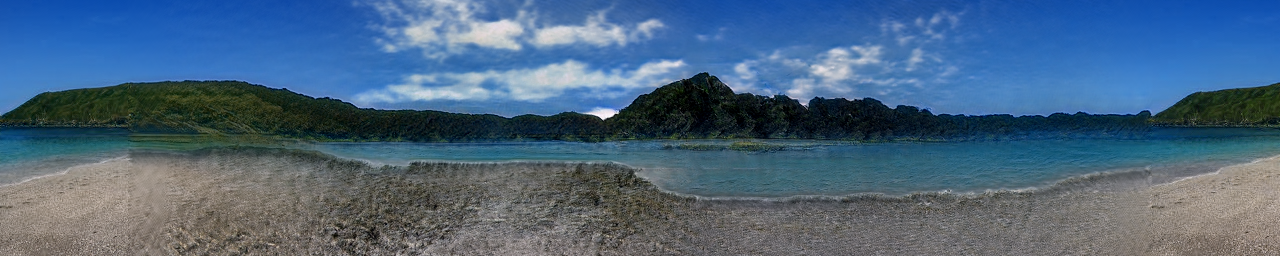
#> input picture infinityGAN/assets/cyclic_supp/000001.png, 1280 x 256 px; its folder holds only this picture in this run
$ python label_cyclic.py
#> lines starting #> are read from the running program, lines starting #| are printed output that depends on the picture; after the words box and inside, x2 and y2 are one past the last pixel; in counts of white or black regions, pixels touching at a corner belong together
import os
from glob import glob
import matplotlib.pyplot as plt

inplace = True
ps = [p for p in glob("./*.png") if "composed" not in p]

for p in ps:
    im = plt.imread(p)[:, :, :3]

    # Left Bbox
    im[:, :1, :] = 0
    im[:, :1, 0] = 1
    im[:, 127:128, :] = 0
    im[:, 127:128, 0] = 1
    im[:1, :128, :] = 0
#> im: shape (256, 1280, 3) float32; mean R, G, B 0.293, 0.396, 0.498
    im[:1, :128, 0] = 1
#> im: shape (256, 1280, 3) float32; mean R, G, B 0.293, 0.396, 0.498
    im[-1:, :128, :] = 0
#> im: shape (256, 1280, 3) float32; mean R, G, B 0.293, 0.396, 0.498
    im[-1:, :128, 0] = 1
#> im: shape (256, 1280, 3) float32; mean R, G, B 0.293, 0.396, 0.498

    # Right Bbox
    im[:, -1:, :] = 0
    im[:, -1:, 0] = 1
    im[:, -128:-127, :] = 0
    im[:, -128:-127, 0] = 1
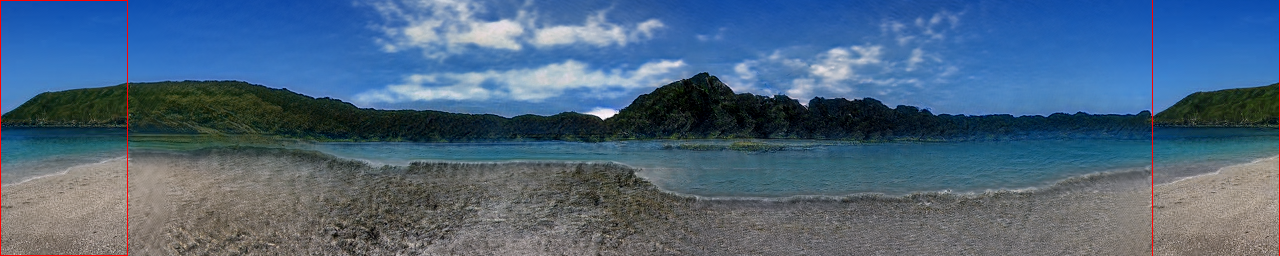
#> im: shape (256, 1280, 3) float32; mean R, G, B 0.294, 0.395, 0.497
    im[:1, -128:, :] = 0
#> im: shape (256, 1280, 3) float32; 0.04% of pixels changed, all inside (x1, y1, x2, y2) = (1152, 0, 1280, 1)
    im[:1, -128:, 0] = 1
#> im: shape (256, 1280, 3) float32; mean R, G, B 0.295, 0.395, 0.497
    im[-1:, -128:, :] = 0
#> im: shape (256, 1280, 3) float32; mean R, G, B 0.295, 0.395, 0.497
    im[-1:, -128:, 0] = 1
#> im: shape (256, 1280, 3) float32; mean R, G, B 0.295, 0.395, 0.497

    if inplace:
        plt.imsave(p, im)
    else:
        plt.imsave("_"+os.path.basename(p), im)

$ run again, on infinityGAN/assets/cyclic_supp/000152.png
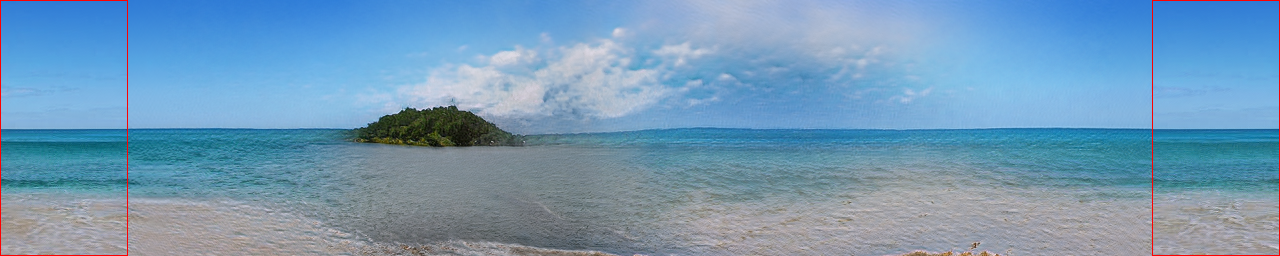
#> input picture infinityGAN/assets/cyclic_supp/000152.png, 1280 x 256 px
#> `im[:, -128:-127, :] = 0`:
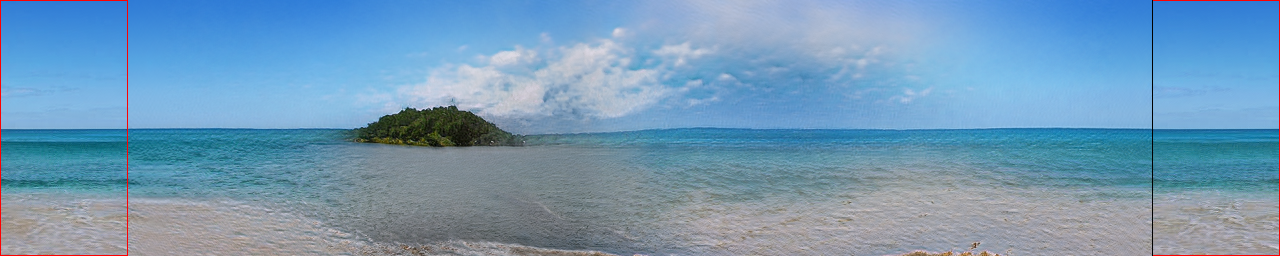
#> im: shape (256, 1280, 3) float32; mean R, G, B 0.45, 0.603, 0.72

$ run again, on infinityGAN/assets/cyclic_supp/000197.png
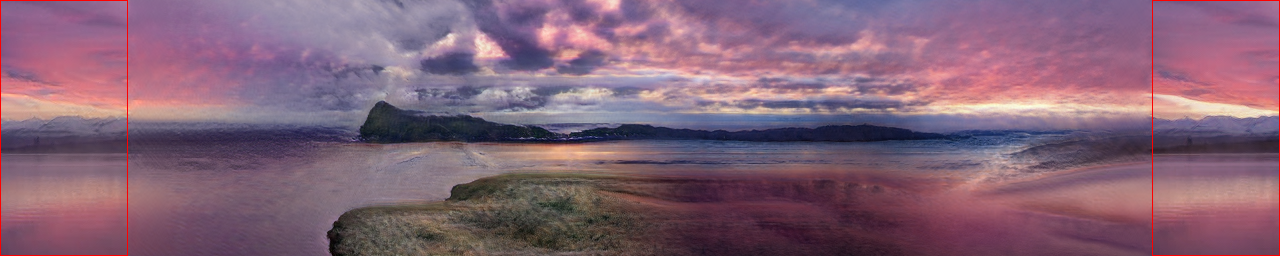
#> input picture infinityGAN/assets/cyclic_supp/000197.png, 1280 x 256 px
#> `im[:, -128:-127, :] = 0`:
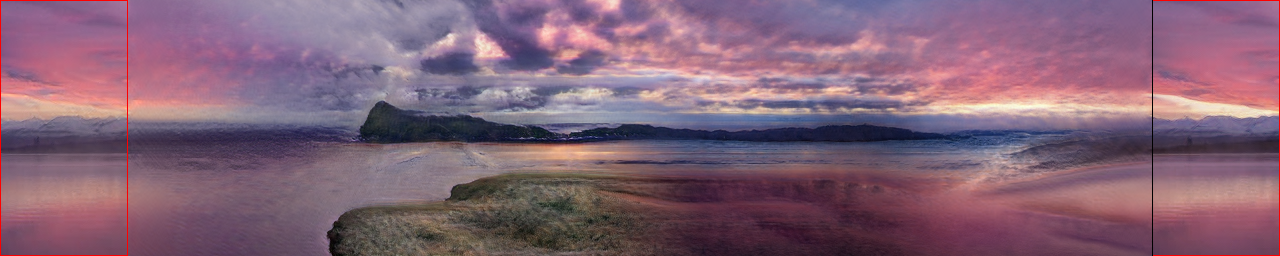
#> im: shape (256, 1280, 3) float32; mean R, G, B 0.513, 0.387, 0.464

$ run again, on infinityGAN/assets/cyclic_supp/000014.png
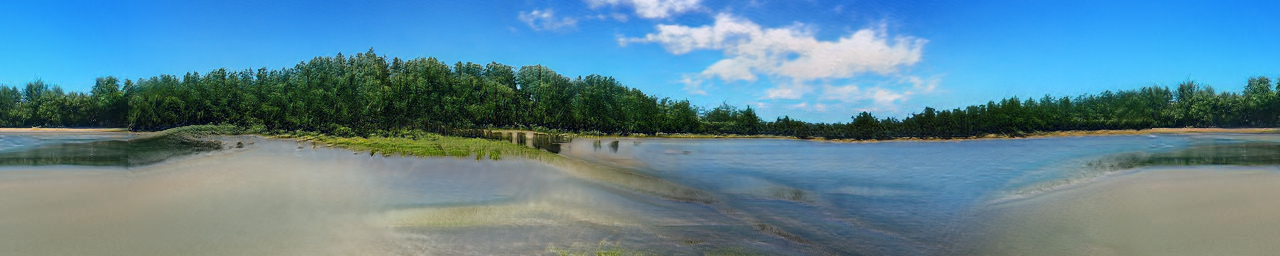
#> input picture infinityGAN/assets/cyclic_supp/000014.png, 1280 x 256 px
#> `im[:, -128:-127, 0] = 1`:
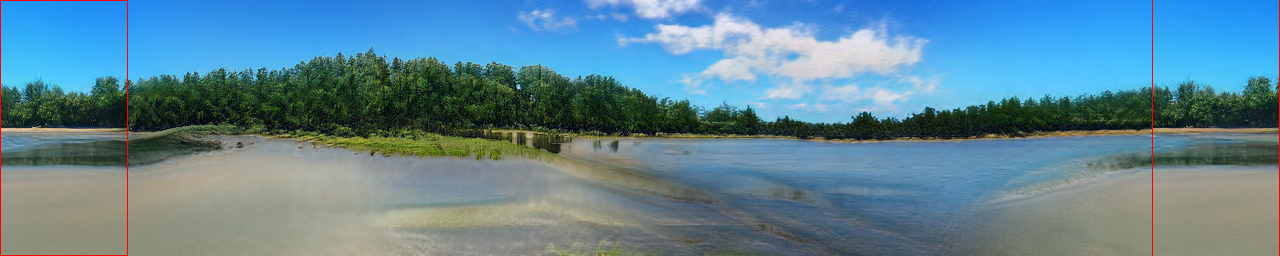
#> im: shape (256, 1280, 3) float32; mean R, G, B 0.371, 0.523, 0.589
